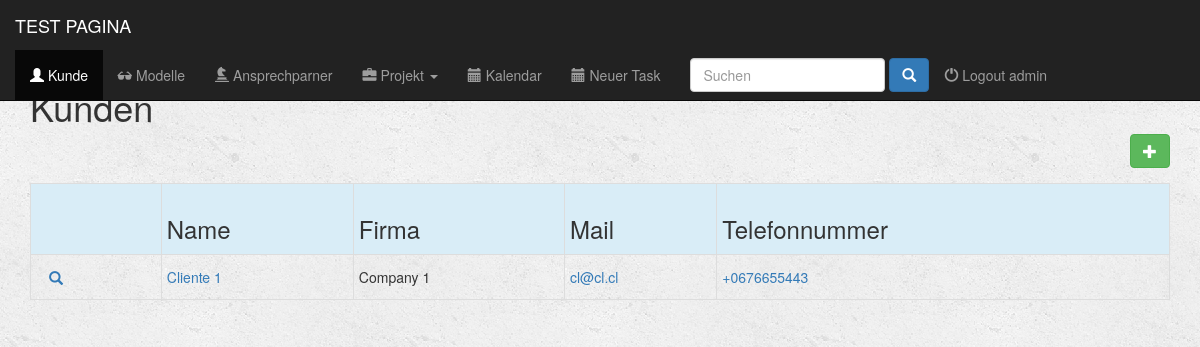
Screenshot of /apli/client/ (signed in) with the database file from the repository.
### apli/models.py (models this page shows, shortened)
class Client(models.Model):
    name = models.CharField(max_length=200)
    name_short = models.CharField(max_length=100, blank=True)
    company = models.CharField(max_length=200, blank=True)
    company_short = models.CharField(max_length=100, blank=True)
    country = models.CharField(max_length=50, blank=True)
    city = models.CharField(max_length=50, blank=True)
    zip_code = models.CharField(max_length=15, blank=True)
    address = models.CharField(max_length=100, blank=True)
    email = models.EmailField()
    phone_regex = RegexValidator(regex=r'^\+?1?\d{9,15}$', message="Phone number must be entered in the format: '+999999999'. Up to 15 digits allowed.")
    phone = models.CharField(validators=[phone_regex], max_length=15)
    comment = models.CharField(max_length=500, blank=True)
    class Meta:
        verbose_name = 'Client'
        verbose_name_plural = 'Clients'
    def get_absolute_url(self):
        return reverse('detail_client', kwargs={'pk': self.pk})

### apli/views.py (the view)
@login_required(login_url='/register/login/')
def index_client(request):
    all_clients = Client.objects.all()
    return render(request, 'apli/index_client.html', {'all_clients': all_clients})

### fullcalendar/fullcalendar.py (called while the page is built)
def css_url():
    return FULLCALENDAR['css_url']

def print_css_url():
    return FULLCALENDAR['print_css_url']

def javascript_url():
    return FULLCALENDAR['javascript_url']

def jquery_url():
    return FULLCALENDAR['jquery_url']

def jquery_ui_url():
    return FULLCALENDAR['jquery_ui_url']

### fullcalendar/templatetags/fullcalendar_tags.py (called while the page is built)
@register.inclusion_tag("fullcalendar/calendar_init.html")
def calendar_init(calendar_config_options):
    return {'calendar_config_options': mark_safe(calendar_config_options)}

@register.simple_tag
def fullcalendar_css_url():
    return css_url()

@register.simple_tag
def fullcalendar_print_css_url():
    return print_css_url()

@register.simple_tag
def fullcalendar_javascript_url():
    return javascript_url()

@register.simple_tag
def fullcalendar_jquery_url():
    return jquery_url()

@register.simple_tag
def fullcalendar_jquery_ui_url():
    return jquery_ui_url()

@register.simple_tag
def fullcalendar_css():
    url = fullcalendar_css_url()
    return mark_safe("<link href='%s' rel='stylesheet' />" % url)

@register.simple_tag
def fullcalendar_print_css():
    url = fullcalendar_print_css_url()
    return mark_safe("<link href='%s' rel='stylesheet' media='print' />" % url)

@register.simple_tag
def fullcalendar_jquery():
    url = fullcalendar_jquery_url()
    return mark_safe("<script src='%s'></script>" % url)

@register.simple_tag
def fullcalendar_jquery_ui():
    url = fullcalendar_jquery_ui_url()
    return mark_safe("<script src='%s'></script>" % url)

@register.simple_tag
def fullcalendar_javascript():
    url = fullcalendar_javascript_url()
    return mark_safe("<script src='%s'></script>" % url)

### apli/templates/apli/index_client.html (shortened to what this page needs)
{% extends 'apli/base.html' %}
{% block clients_active %}active{% endblock %}
{% block body %}
    <div class="container">
        <div class=" form-group input-group form-inline col-md-12">
            <h1 class="form-control-static">Kunden</h1>
            <div cclass="row">
                <a href="{% url 'client_new' %}" <button type="submit" class=" btn btn-success btn-md pull-right"><span class="glyphicon glyphicon-plus" aria-hidden="true"></span> </a>
            </div>
        </div>
    </div>
    <div class="container">
        {% if all_clients %}
            <div class="table-responsive">
                <table class="table table-striped table-hover table-condensed table-bordered">
                    <tr class="active info">
                        <th></th>
                        <th><h3 class="form-control-static">Name</h3></th>
                        <th><h3 class="form-control-static">Firma</h3></th>
                        <th><h3 class="form-control-static">Mail</h3></th>
                        <th><h3 class="form-control-static">Telefonnummer</h3></th>
                    </tr>
                    {% for client in all_clients %}
                        <tr>
                            <td>
                                <div class=" btn-group-xs">
                                    <div class="">
                                        <a href="{{ client.get_absolute_url }}" class="btn btn-link btn-link glyphicon glyphicon-search"></a>
                                    </div>
                                </div>
                            </td>
                            <td><a href="{{ client.get_absolute_url }}" ><p class="form-control-static">{{client.name}}</p></a></td>
                            <td><a href=""></a><p class="form-control-static">{{client.company}}</p></a></td>
                            <td><a href="mailto:{{ client.email }}"><p class="form-control-static">{{client.email}}</p></a></td>
                            <td><a href="tel:{{ client.telephone }}"><p class="form-control-static">{{client.phone}}</p></a></td>
                        </tr>
                    {% endfor %}
                </table>
            </div>
        {% else %}
            <h3>No hay clientes</h3>
        {% endif %}
    </div>
{% endblock%}

### apli/templates/apli/base.html (shortened to what this page needs)
{% load fullcalendar_tags %}
{% load static from staticfiles %}
<!DOCTYPE html>
<html lang="en">
    <head>
        {% fullcalendar_css %}
        {% fullcalendar_print_css %}
        <link rel="stylesheet" href="https://maxcdn.bootstrapcdn.com/bootstrap/3.3.6/css/bootstrap.min.css">
        <link rel="stylesheet" type="text/css" href="{% static 'apli/style.css' %}"/>
    </head>
    <body>
        <div class="container-fluid">
            <header>
                <div="row">
                    <nav class="navbar navbar-inverse navbar-fixed-top" role="navigation">
                        <div class="container-fluid">
                            <div class="navbar-header">
                                <a href="{% url 'ingreso' %}" class="navbar-brand">TEST PAGINA</a>
                            </div>
                            <div class="collapse navbar-collapse" id="topNavBar">
                                <ul class="nav navbar-nav">
                                    <li role="presentation" class="{% block clients_active %}{% endblock %}"><a href="{% url 'index_client' %}"><span class="glyphicon glyphicon-user" aria-hidden="true"></span> Kunde</a></li>
                                    <li role="presentation" class="{% block models_active %}{% endblock %}"><a href="{% url 'index_model' %}"><span class="glyphicon glyphicon-sunglasses" aria-hidden="true"></span> Modelle</a></li>
                                    <li role="presentation" class="{% block personas_active %}{% endblock %}"><a href="{% url 'index_personas' %}"><span class="glyphicon glyphicon-knight" aria-hidden="true"></span> Ansprechparner</a></li>
                                    <li class="dropdown">
                                        <a href="#" class="dropdown-toggle" data-toggle="dropdown" role="button" aria-expanded="false">
                                            <span class="glyphicon glyphicon-briefcase" aria-hidden="true"></span>
                                            Projekt
                                            <span class="caret"></span>
                                        </a>
                                    </li>
                                    <li role="presentation" class="{% block calendario_active %}{% endblock %}"><a href="{% url 'calendar_by_user' %}"><span class="glyphicon glyphicon-calendar" aria-hidden="true"></span> Kalendar</a></li>
                                    <li role="presentation" class="{% block task_active %}{% endblock %}}"><a href="{% url 'index_task' %}"><span class="glyphicon glyphicon-calendar" aria-hidden="true"></span> Neuer Task</a></li>
                                    <li role="presentation" >
                                        <form  method="GET" action="{% url 'busca' %}" class="navbar-form navbar-right" role="search" >
                                            <input type="text" placeholder="Suchen" class="form-control" name="q" value="{{ request.GET.q }}">
                                            <button type="submit" class="btn btn-primary ">
                                                <span class="glyphicon glyphicon-search"></span>
                                            </button>
                                        </form>
                                     </li>
                                    <div class= "nav navbar-nav" >
                                        {% if request.user.is_authenticated %}
                                            <li role="presentation" class="pull-right"><a href="{% url 'logout' %}" > <span class="glyphicon glyphicon-off" aria-hidden="true"></span> Logout {{ user }} </a></li>
                                        {% endif %}
                                    </div>
                                </ul>
                            </div>
                        </div>
                    </nav>
                </div>
        {% block body %}
        {% endblock %}
    </body>
</html>

### apli/static/apli/style.css (style rules this page uses)
body { background: white url("images/background.png"); }

### apli/templates/apli/base.html (style rules this page uses)
body { padding-top:60px; }

### rows the page displays
Client: name "Cliente 1", company "Company 1", email "cl@cl.cl", phone "+0676655443"

### other values shown
{{ user }} "admin"
